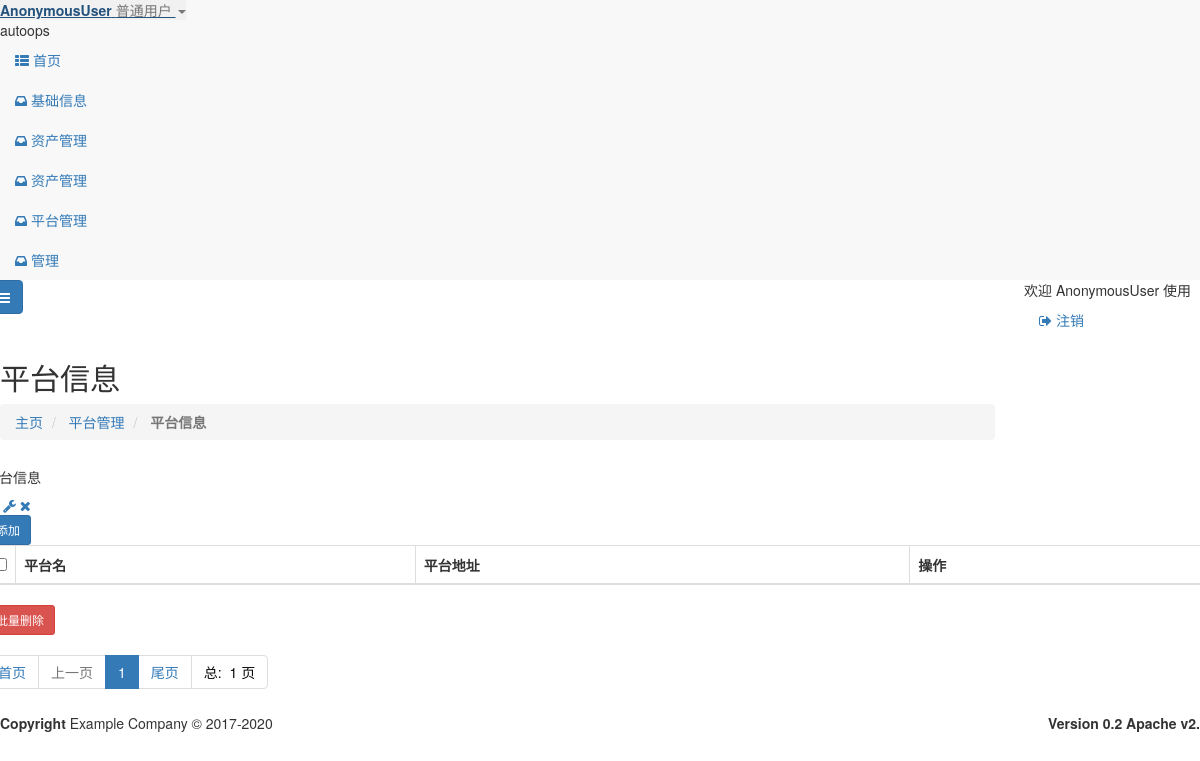
The app's page /pfdb/pfdb.html, older data.
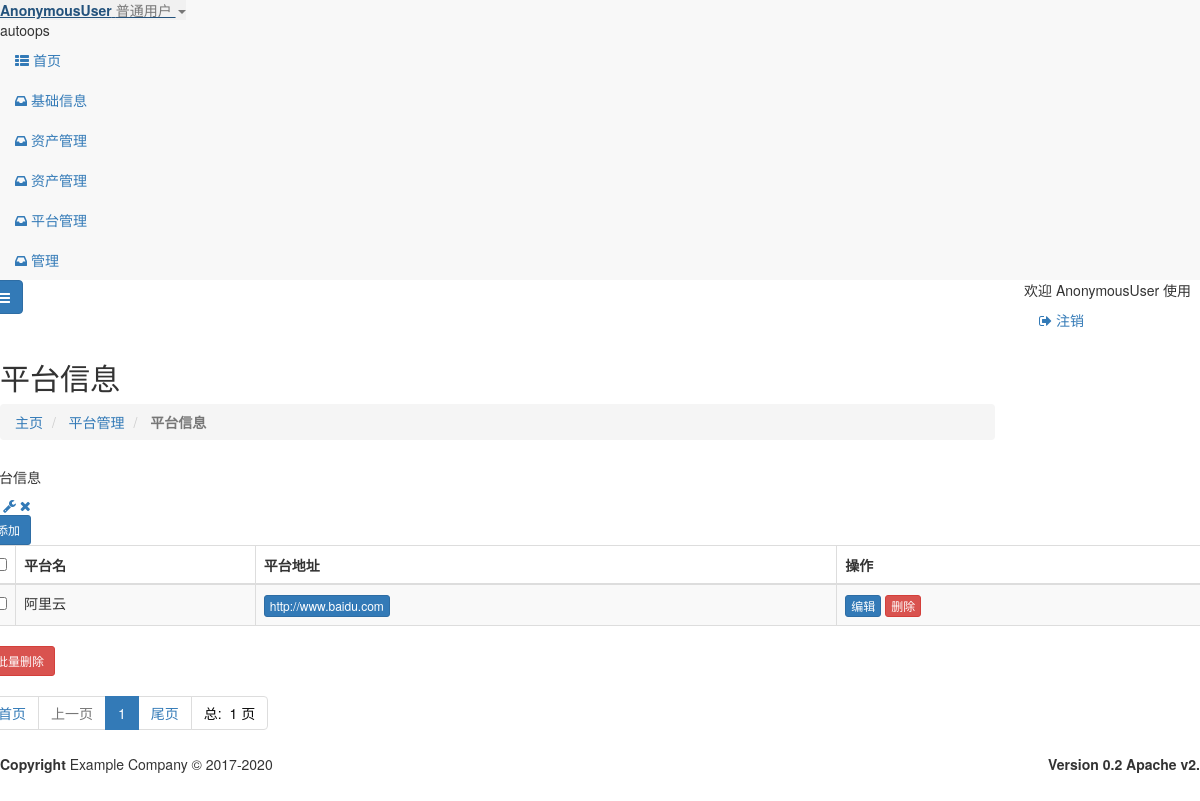
The same page, newer data.
### pfdb/models.py (models this page shows, shortened)
class pfdb(models.Model):
    id = models.AutoField(primary_key=True,verbose_name="id")
    platfrom_name = models.CharField(max_length=64,verbose_name="平台名称")
    platfrom_url = models.URLField(max_length=128,verbose_name="平台地址")
    class Meta:
        db_table ="pfdb"
        verbose_name="平台管理"
        verbose_name_plural = '平台管理'

### pfdb/views.py (the view)
# urls.py: path('pfdb.html',views.PlatfromList.as_view(),name='pfdb_list'),
class PlatfromList(ListView,LoginRequiredMixin):
    model = pfdb
    template_name = 'pfdb/pfdb.html'
    paginate_by = settings.DISPLAY_PER_PAGE
    context_object_name = 'pfdb_list'

### templates/pfdb/pfdb.html (shortened to what the changed rows need)
{% extends "base.html" %}
{% load  static %}
{% block page-content %}
    <div class="row wrapper border-bottom white-bg page-heading ">
        <div class="col-lg-10">
            <h2>平台信息</h2>
        </div>
    </div>
    <div class="wrapper wrapper-content animated fadeInRight">
        <div class="row">
            <div  id="split-right">
                <div class="ibox float-e-margins">
                    <div class="ibox-content">
                        <div class="table-responsive">
                            <form id="del_form_pfdb_all" class="form-horizontal  " method="post">
                                <table class="table table-striped table-bordered table-hover dataTables-pfdb">
                                    <thead>
                                    <tr>
                                        <th width="20"><input type="checkbox" id="CheckedAll"></th>
                                        <th>平台名</th>
                                        <th>平台地址</th>
                                        <th>操作</th>
                                    </tr>
                                    </thead>
                                    <tbody>
                                    {% for   row   in   pfdb_list %}
                                        <tr class="gradeA" id="{{ row.id }}">
                                            <td><input type="checkbox" value="{{ row.id }}" name="id"></td>
                                            <td class="center">{{ row.platfrom_name}}</td>
                                            <td class="center">
                                                <a class="btn btn-primary  btn-xs " href="{{ row.platfrom_url }}" target=_blank>{{ row.platfrom_url}}</a>
                                                </td>
                                            <td><a class="btn btn-primary  btn-xs " href="{% url  "pfdb:pfdb_update" pk=row.id %}" >编辑</a>
                                                <a class="btn btn-danger  btn-xs  pfdb_del">删除</a>
                                            </td>
                                        </tr>
                                    {% endfor %}
                                    </tbody>
                                </table>
                                <div>
                                        <ul class="pagination">
                                            {% for p in paginator.page_range %}
                                                {% if  search_data %}
                                                    {% if p == page_obj.number %}
                                                        <li class="active"><a
                                                                href="{% url "pfdb:pfdb_list" %}?page={{ p }}&{{ search_data }}"> {{ p }} </a>
                                                        </li>
                                                    {% else %}
                                                        <li>
                                                            <a href="{% url "pfdb:pfdb_list" %}?page={{ p }}&{{ search_data }}"> {{ p }} </a>
                                                        </li>
                                                    {% endif %}
                                                {% else %}
                                                    {% if p == page_obj.number %}
                                                        <li class="active"><a
                                                                href="{% url "pfdb:pfdb_list" %}?page={{ p }}"> {{ p }} </a>
                                                        </li>
                                                    {% else %}
                                                        <li>
                                                            <a href="{% url "pfdb:pfdb_list" %}?page={{ p }}"> {{ p }} </a>
                                                        </li>
                                                    {% endif %}
                                                {% endif %}
                                            {% endfor %}
                                        </ul>
                                </div>
                            </form>
                        </div>
                    </div>
                </div>
            </div>
        </div>
    </div>
{% endblock %}

Row changes from the older to the newer data that the page shows:
added pfdb: platfrom_name "阿里云", platfrom_url "http://www.baidu.com"
